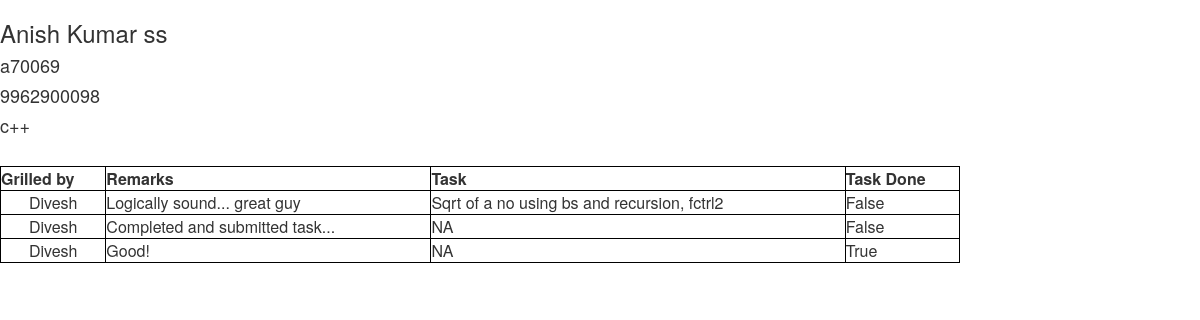
Screenshot of /recruit/97/ with the database file from the repository.
### recruit/models.py (models this page shows, shortened)
class Recruit(models.Model):
    name=models.CharField(max_length=200)
    student_id=models.CharField(max_length=50)
    contact_no=models.CharField(max_length=20)
    skills=models.CharField(max_length=1000)

class Member(models.Model):
    recruit=models.ForeignKey(Recruit, on_delete=models.CASCADE,blank=True,null=True)
    remarks=models.CharField(max_length=1000)
    grilled_by=models.CharField(max_length=200)
    task=models.CharField(max_length=200)
    task_status=models.BooleanField(default=False)

### recruit/views.py (the view)
# urls.py: url(r'^(?P<pk>[0-9]+)/$', views.DetailView.as_view(), name='detail'),
class DetailView(generic.DetailView):
    model = Recruit
    template_name = "recruit/detail.html"

### recruit/templates/recruit/detail.html (shortened to what this page needs)
{% load staticfiles %}
<link rel="stylesheet" href="{% static 'recruit/css/bootstrap.min.css' %}" type="text/css" />
<h3>{{recruit.name}}</h3>
<h4>{{recruit.student_id}}</h4>
<h4>{{recruit.contact_no}}</h4>
<h4>{{recruit.skills}}</h4>
<table style="width: 80%; border: 1px solid black;">
<tr>
<th style="border: 1px solid black;">Grilled by</th>
<th style="border: 1px solid black;">Remarks</th>
<th style="border: 1px solid black;">Task</th>
<th style="border: 1px solid black;">Task Done</th>
</tr>
{% for member in recruit.member_set.all %}
<tr>
<td style="border: 1px solid black; text-align:center">{{member.grilled_by}}</td>
<td style="border: 1px solid black;">{{member.remarks}}</td>
<td style="border: 1px solid black;">{{member.task}}</td>
<td style="border: 1px solid black;">{{member.task_status}}</td>
</tr>
{%endfor%}
</table>

### rows the page displays
Recruit: name "Anish Kumar ss", student_id "a70069", contact_no "9962900098", skills "c++"
Member: grilled_by "Divesh", remarks "Logically sound... great guy", task "Sqrt of a no using bs and recursion, fctrl2", task_status "False"
Member: grilled_by "Divesh", remarks "Completed and submitted task...", task "NA", task_status "False"
Member: grilled_by "Divesh", remarks "Good!", task "NA", task_status "True"
